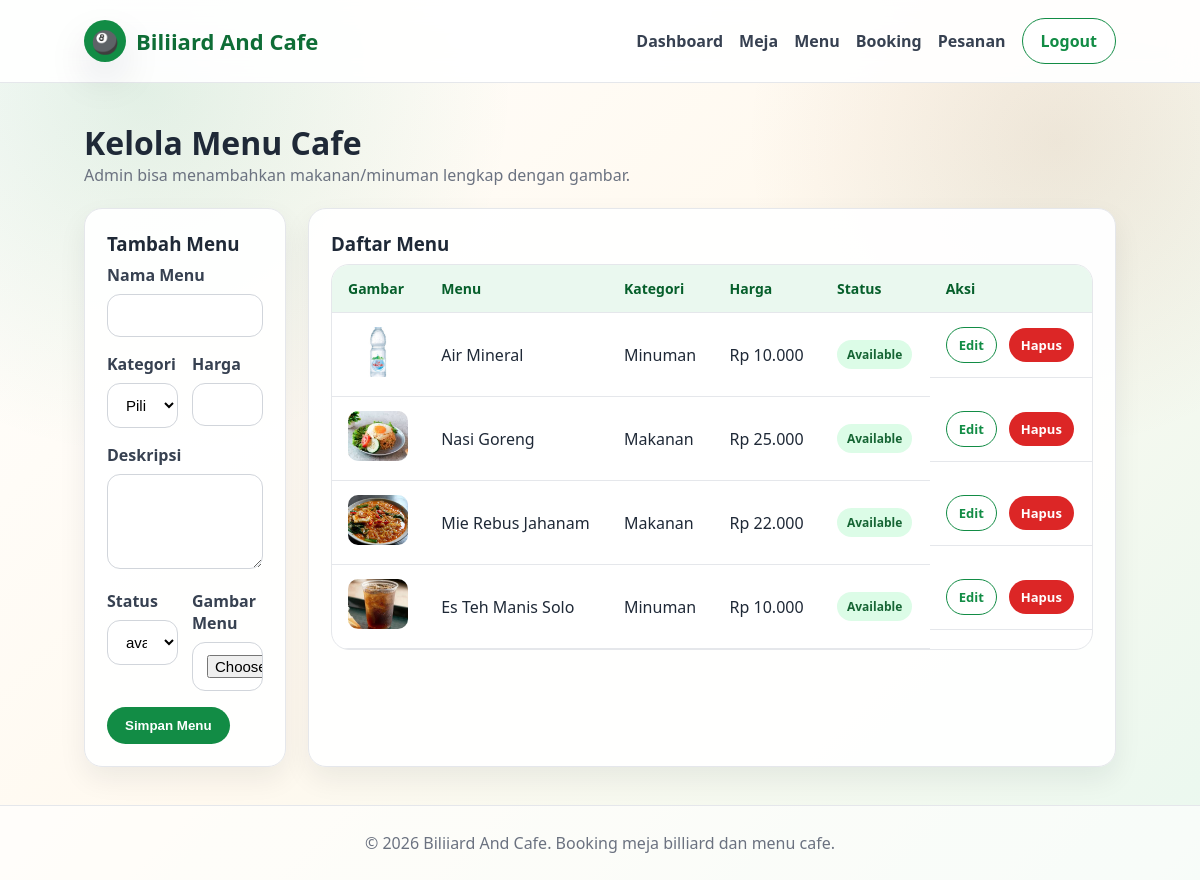
The page /admin/menus.php (signed in) on the database its author committed.
### tables this page shows
CREATE TABLE `menus` (
  `id` int(11) NOT NULL,
  `category_id` int(11) DEFAULT NULL,
  `menu_name` varchar(120) NOT NULL,
  `description` text DEFAULT NULL,
  `price` decimal(12,2) NOT NULL DEFAULT 0.00,
  `image` varchar(255) DEFAULT NULL,
  `status` enum('available','sold_out','inactive') NOT NULL DEFAULT 'available',
  `created_at` timestamp NOT NULL DEFAULT current_timestamp()
);

CREATE TABLE `menu_categories` (
  `id` int(11) NOT NULL,
  `category_name` varchar(100) NOT NULL,
  `created_at` timestamp NOT NULL DEFAULT current_timestamp()
);

### includes/functions.php (called while the page is built, shortened)
<?php
function e($value) {
    return htmlspecialchars((string)$value, ENT_QUOTES, 'UTF-8');
}
function rupiah($number) {
    return 'Rp ' . number_format((float)$number, 0, ',', '.');
}
function badgeClass($status) {
    $map = [
        'available' => 'success',
        'active' => 'success',
        'paid' => 'success',
        'confirmed' => 'success',
        'completed' => 'success',
        'ready' => 'success',
        'pending' => 'warning',
        'process' => 'info',
        'unpaid' => 'danger',
        'sold_out' => 'danger',
        'cancelled' => 'danger',
        'maintenance' => 'warning',
        'inactive' => 'dark'
    ];
    return $map[$status] ?? 'dark';
}

### admin/menus.php (the view, shortened to what this page needs)
<?php
require_once '../config/database.php';
require_once '../includes/functions.php';
$editData = null;
$menus = $pdo->query("SELECT m.*, c.category_name FROM menus m LEFT JOIN menu_categories c ON c.id=m.category_id ORDER BY m.created_at DESC")->fetchAll();
require_once '../includes/header.php';
?>
<section class="container">
    <div class="section-title"><div><h2>Kelola Menu Cafe</h2><p>Admin bisa menambahkan makanan/minuman lengkap dengan gambar.</p></div></div>
    <div class="grid grid-2">
        <div class="card">
            <h3><?= $editData ? 'Edit Menu' : 'Tambah Menu' ?></h3>
            <form method="post" enctype="multipart/form-data">
                <div class="form-group"><label>Nama Menu</label><input class="form-control" name="menu_name" value="<?= e($editData['menu_name'] ?? '') ?>" required></div>
                <div class="form-row">
                    <div class="form-group"><label>Kategori</label><select class="form-control" name="category_id"><option value="">Pilih Kategori</option></select></div>
                    <div class="form-group"><label>Harga</label><input class="form-control" type="number" name="price" value="<?= e($editData['price'] ?? '') ?>" required></div>
                </div>
                <div class="form-group"><label>Deskripsi</label><textarea class="form-control" name="description"><?= e($editData['description'] ?? '') ?></textarea></div>
                <div class="form-row">
                    <div class="form-group"><label>Status</label><select class="form-control" name="status"><option value="available" <?= (($editData['status'] ?? '')==='available')?'selected':'' ?>>available</option></select></div>
                    <div class="form-group"><label>Gambar Menu</label><input class="form-control" type="file" name="image" accept="image/*" onchange="previewImage(this,'preview')"></div>
                </div>
                <button class="btn btn-primary">Simpan Menu</button>
            </form>
        </div>
        <div class="card">
            <h3>Daftar Menu</h3>
            <div class="table-responsive">
                <table class="data-table">
                    <thead><tr><th>Gambar</th><th>Menu</th><th>Kategori</th><th>Harga</th><th>Status</th><th>Aksi</th></tr></thead>
                    <tbody>
                    <?php foreach ($menus as $m): ?>
                        <tr>
                            <td><?php if ($m['image']): ?><img src="../assets/img/uploads/<?= e($m['image']) ?>" style="width:60px;height:50px;object-fit:cover;border-radius:10px"><?php else: ?>🍽️<?php endif; ?></td>
                            <td><?= e($m['menu_name']) ?></td>
                            <td><?= e($m['category_name'] ?? '-') ?></td>
                            <td><?= rupiah($m['price']) ?></td>
                            <td><span class="badge badge-<?= badgeClass($m['status']) ?>"><?= e($m['status']) ?></span></td>
                            <td class="actions"><a class="btn btn-sm btn-outline" href="?edit=<?= $m['id'] ?>">Edit</a><a class="btn btn-sm btn-danger" onclick="return confirmDelete()" href="?delete=<?= $m['id'] ?>">Hapus</a></td>
                        </tr>
                    <?php endforeach; ?>
                    </tbody>
                </table>
            </div>
        </div>
    </div>
</section>
<?php require_once '../includes/footer.php'; ?>

### assets/css/style.css (style rules this page uses)
:root { --green:#128C45; --green-light:#EAF8EF; --green-dark:#0E6D36; --brown:#8B5E34; --cream:#FFF9EF; --white:#FFFFFF; --dark:#1F2937; --muted:#6B7280; --line:#E5E7EB; --danger:#DC2626; --warning:#D97706; --info:#2563EB; --shadow:0 18px 40px rgba(17,24,39,.10); --radius:18px; }
* { box-sizing:border-box;margin:0;padding:0 }
body { font-family:'Segoe UI',Tahoma,Geneva,Verdana,sans-serif; background: radial-gradient(circle at 12% 10%, rgba(18,140,69,.12), transparent 28%), radial-gradient(circle at 88% 16%, rgba(139,94,52,.12), transparent 24%), linear-gradient(135deg,#ffffff 0%,#fff9ef 48%,#eaf8ef 100%); color:var(--dark); min-height:100vh; }
a { text-decoration:none;color:inherit }
.container { width:min(1180px,86%);margin:0 auto;padding:38px 0 }
.btn { display:inline-flex;align-items:center;justify-content:center;gap:8px;border:0;border-radius:999px;padding:11px 18px;font-weight:800;cursor:pointer;transition:.2s }
.btn-primary { background:var(--green);color:#fff }
.btn-outline { border:1px solid var(--green);color:var(--green);background:#fff }
.btn-danger { background:var(--danger);color:#fff }
.btn-sm { padding:8px 12px;font-size:13px }
.actions { display:flex;gap:12px;flex-wrap:wrap;align-items:center }
.grid { display:grid;gap:22px }
.grid-2 { grid-template-columns:repeat(2,1fr) }
.card { background:rgba(255,255,255,.96);border:1px solid var(--line);border-radius:var(--radius);padding:22px;box-shadow:0 12px 28px rgba(17,24,39,.07) }
.card h3 { margin-bottom:8px }
.section-title { display:flex;justify-content:space-between;align-items:center;margin-bottom:22px;gap:14px }
.section-title h2 { font-size:32px }
.section-title p { color:var(--muted) }
.form-group { margin-bottom:16px }
.form-group label { display:block;font-weight:800;margin-bottom:8px;color:#374151 }
.form-control { width:100%;padding:12px 14px;border:1px solid #D1D5DB;border-radius:13px;background:#fff;font-size:15px }
textarea.form-control { min-height:95px;resize:vertical }
.form-row { display:grid;grid-template-columns:repeat(2,1fr);gap:14px }
.table-responsive { overflow:auto;border-radius:18px;border:1px solid var(--line);background:#fff }
.data-table { width:100%;border-collapse:collapse;min-width:760px }
.data-table th,.data-table td { padding:14px 16px;text-align:left;border-bottom:1px solid var(--line);vertical-align:middle }
.data-table th { background:var(--green-light);color:#065F2B;font-size:14px }
.badge { display:inline-block;border-radius:999px;padding:6px 10px;font-size:12px;font-weight:800;text-transform:capitalize }
.badge-success { background:#DCFCE7;color:#166534 }

### rows shown on the page
menus: image (picture), menu_name "Air Mineral", category.category_name "Minuman", price "Rp 10.000", status "Available"
menus: image (picture), menu_name "Nasi Goreng", category.category_name "Makanan", price "Rp 25.000", status "Available"
menus: image (picture), menu_name "Mie Rebus Jahanam", category.category_name "Makanan", price "Rp 22.000", status "Available"
menus: image (picture), menu_name "Es Teh Manis Solo", category.category_name "Minuman", price "Rp 10.000", status "Available"
